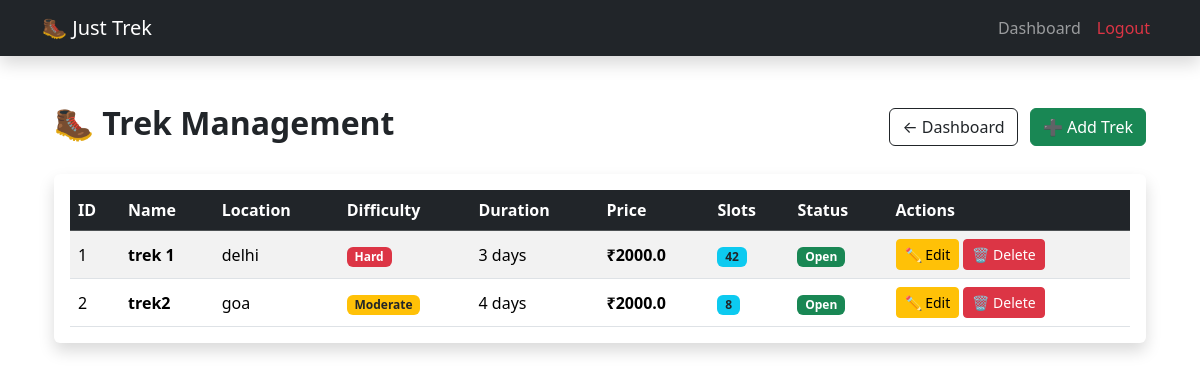
/admin/view_treks (signed in), run on an earlier commit of the app's database.
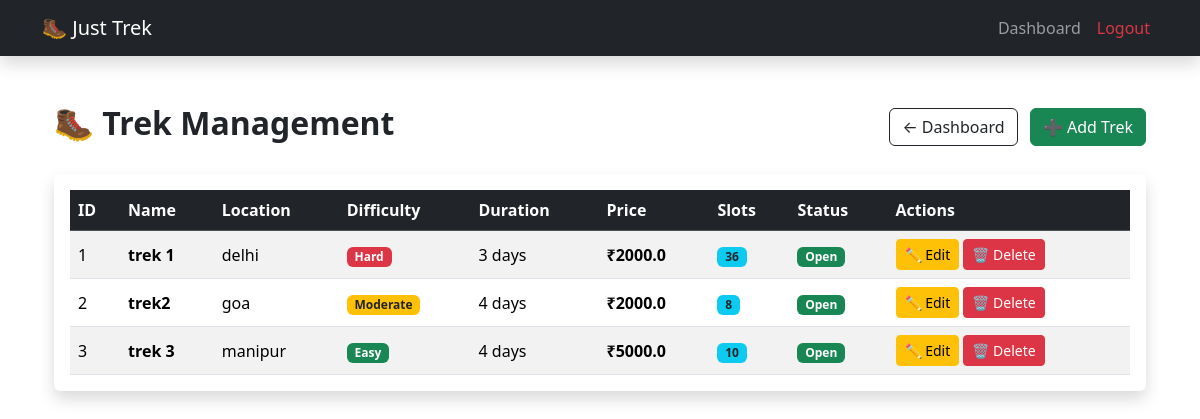
And on a later commit of the database.
### models.py (models this page shows)
class Trek(db.Model):
    __tablename__ = "treks"
    id = db.Column(db.Integer, primary_key=True)
    name = db.Column(db.String(100), nullable=False)
    location = db.Column(db.String(100), nullable=False)
    difficulty = db.Column(db.String(50), nullable=False)
    duration = db.Column(db.String(50), nullable=False)
    price = db.Column(db.Float, nullable=False)
    available_slots = db.Column(db.Integer, nullable=False)
    status = db.Column(db.String(20), nullable=False, default="open")
    assigned_staff_id = db.Column(db.Integer, db.ForeignKey("users.id"), nullable=True)
    bookings = db.relationship("Booking", backref="trek", lazy=True)

### routes.py (the view)
@main.route("/admin/view_treks")
def view_treks():
    if session.get("role") != "admin":
        flash("Access Denied!")
        return redirect(url_for("main.login"))
    treks = Trek.query.all()
    return render_template("admin/view_treks.html",treks=treks)

### templates/admin/view_treks.html (shortened to what this page needs)
{% extends "base.html" %}
{% block content %}
<div class="container mt-5">
    <div class="d-flex justify-content-between align-items-center mb-4">
        <h2 class="fw-bold">🥾 Trek Management</h2>
        <div>
            <a href="{{ url_for('main.admin_dashboard') }}"
               class="btn btn-outline-dark me-2">
                ← Dashboard
            </a>
            <a href="{{ url_for('main.add_trek') }}"
               class="btn btn-success">
                ➕ Add Trek
            </a>
        </div>
    </div>
    <div class="card shadow border-0">
        <div class="card-body">
            <table class="table table-hover table-striped align-middle mb-0">
                <thead class="table-dark">
                    <tr>
                        <th>ID</th>
                        <th>Name</th>
                        <th>Location</th>
                        <th>Difficulty</th>
                        <th>Duration</th>
                        <th>Price</th>
                        <th>Slots</th>
                        <th>Status</th>
                        <th>Actions</th>
                    </tr>
                </thead>
                <tbody>
                {% for trek in treks %}
                    <tr>
                        <td>{{ trek.id }}</td>
                        <td>
                            <strong>{{ trek.name }}</strong>
                        </td>
                        <td>{{ trek.location }}</td>
                        <td>
                            {% if trek.difficulty == "Easy" %}
                                <span class="badge bg-success">
                                    Easy
                                </span>
                            {% elif trek.difficulty == "Moderate" %}
                                <span class="badge bg-warning text-dark">
                                    Moderate
                                </span>
                            {% else %}
                                <span class="badge bg-danger">
                                    Hard
                                </span>
                            {% endif %}
                        </td>
                        <td>{{ trek.duration }}</td>
                        <td>
                            <strong>₹{{ trek.price }}</strong>
                        </td>
                        <td>
                            <span class="badge bg-info text-dark">
                                {{ trek.available_slots }}
                            </span>
                        </td>
                        <td>
                            {% if trek.status == "Open" %}
                                <span class="badge bg-success">
                                    Open
                                </span>
                            {% elif trek.status == "Closed" %}
                                <span class="badge bg-danger">
                                    Closed
                                </span>
                            {% else %}
                                <span class="badge bg-secondary">
                                    {{ trek.status }}
                                </span>
                            {% endif %}
                        </td>
                        <td>
                            <a href="{{ url_for('main.edit_trek', trek_id=trek.id) }}"
                               class="btn btn-warning btn-sm">
                                ✏️ Edit
                            </a>
                            <a href="{{ url_for('main.delete_trek', trek_id=trek.id) }}"
                               class="btn btn-danger btn-sm"
                               onclick="return confirm('Are you sure you want to delete this trek?')">
                                🗑 Delete
                            </a>
                        </td>
                    </tr>
                {% endfor %}
                </tbody>
            </table>
        </div>
    </div>
</div>
{% endblock %}

What changed in the data, as far as the page shows it:
changed Trek "trek 1": available_slots "42" → "36"
added Trek: id "3", name "trek 3", location "manipur", difficulty "Easy", duration "4 days", price "5000.0", available_slots "10", status "Open"
